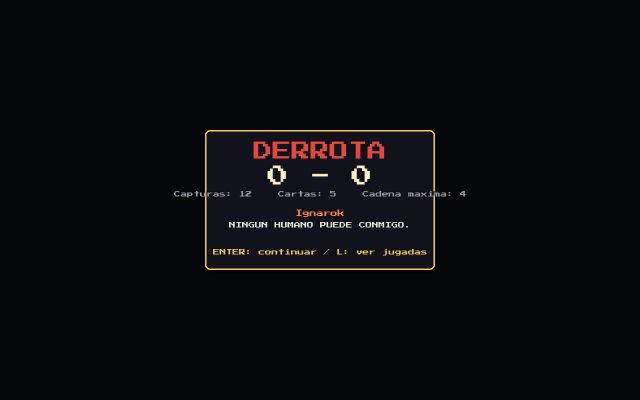
#> input picture TripleTriad/auditoria/v2_1_bloque_05/antes/humano_trono_C_1.6.png, 1280 x 800 px (shown at 1/2 size)
$ python crear_comparativa.py
#> lines starting #> are read from the running program, lines starting #| are printed output that depends on the picture
"""Comparación de los paneles al 160 %, conservando las capturas completas."""
from pathlib import Path
from PIL import Image, ImageDraw

base = Path(__file__).resolve().parent
image = Image.new('RGB', (1280, 870), '#101019')
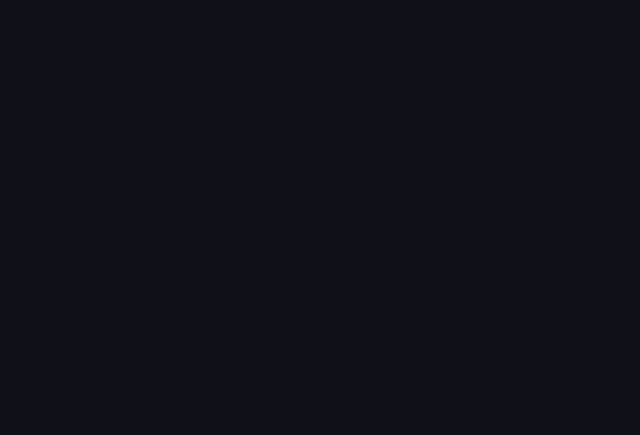
#> image: PIL image 1280x870 RGB (shown at 1/2 size); mean R, G, B 16, 16, 25
draw = ImageDraw.Draw(image)
for column, phase in enumerate(('antes', 'despues')):
    draw.text((column * 640 + 16, 12), phase.upper() + ' - lectura 160 %', fill='#ecca72')
    for row, name in enumerate(('humano_trono_C_1.6.png', 'pausa_1.6.png')):
        frame = Image.open(base / phase / name).convert('RGB')
#> frame is the input picture: PIL image 1280x800 RGB; mean R, G, B 9, 8.9, 10.9
        frame.thumbnail((640, 400))
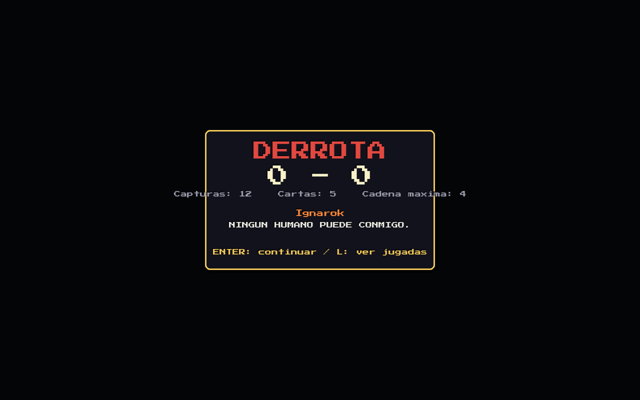
#> frame: PIL image 640x400 RGB; mean R, G, B 9, 8.9, 10.9
        image.paste(frame, (column * 640, 40 + row * 410))
image.save(base / 'comparativa.png')
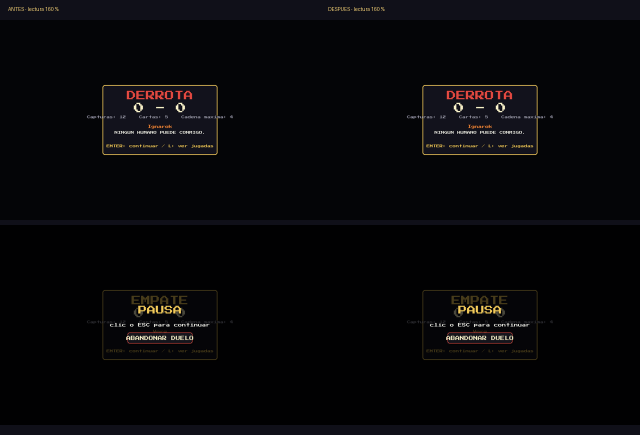
#> saved as comparativa.png: PIL image 1280x870 RGB (shown at 1/2 size); mean R, G, B 7.4, 7.2, 9
